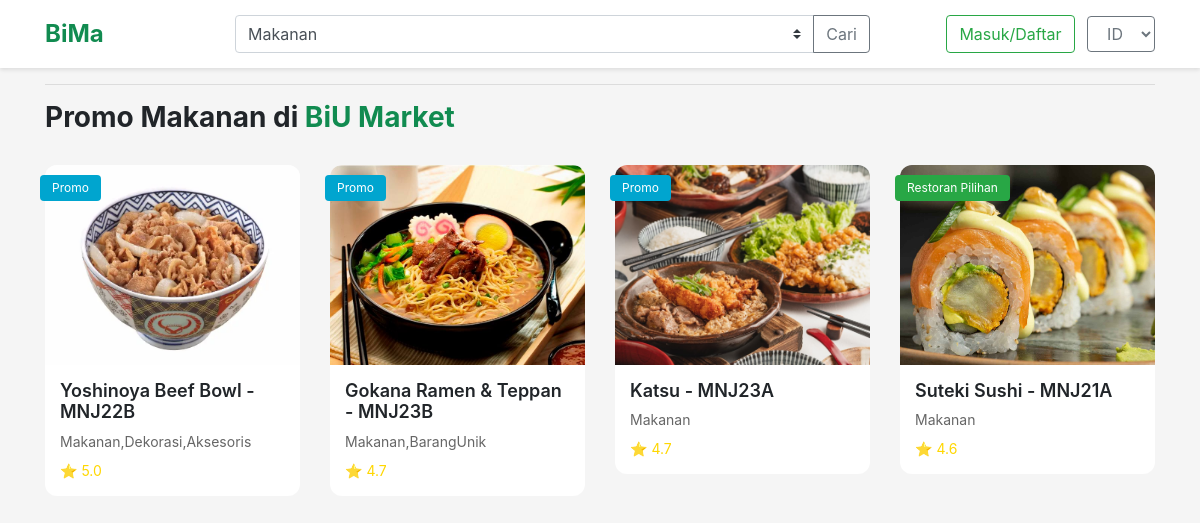
Page /dashboard.php on the committed database.
### tables this page shows
CREATE TABLE `restaurants` (
  `id` int(11) NOT NULL,
  `name` varchar(255) NOT NULL,
  `image_url` varchar(255) DEFAULT NULL,
  `address` text DEFAULT NULL,
  `latitude` decimal(10,8) DEFAULT NULL,
  `longitude` decimal(11,8) DEFAULT NULL,
  `rating` decimal(2,1) DEFAULT NULL,
  `delivery_time` int(11) DEFAULT NULL,
  `distance` decimal(3,1) DEFAULT NULL,
  `is_active` tinyint(1) DEFAULT 1,
  `featured` tinyint(1) DEFAULT 0,
  `created_at` timestamp NOT NULL DEFAULT current_timestamp(),
  `updated_at` timestamp NOT NULL DEFAULT current_timestamp() ON UPDATE current_timestamp()
);

### dashboard.php (the view, shortened to what this page needs)
<!DOCTYPE html>
<html lang="en">
<head>
    <link rel="stylesheet" href="https://maxcdn.bootstrapcdn.com/bootstrap/4.5.2/css/bootstrap.min.css">
</head>
<body>
    <header class="top-header">
        <div class="container">
            <div class="row align-items-center">
                <div class="col-md-2">
                    <a href="#" class="logo">BiMa</a>
                </div>
                <div class="col-md-7">
                <div class="input-group">
                    <select class="custom-select" id="inputGroupSelect04">
                        <option selected>Makanan</option>
                    </select>
                    <div class="input-group-append">
                        <button class="btn btn-outline-secondary" type="button">Cari</button>
                    </div>
                    </div>
                </div>
                <div class="col-md-3 text-right">
                    <a href="log.php" class="btn btn-outline-success mr-2" role="button">Masuk/Daftar</a>
                    <select class="btn btn-outline-secondary">
                        <option>ID</option>
                    </select>
                </div>
            </div>
        </div>
    </header>
    <div class="container"><hr>
        <h1 class="page-title">Promo Makanan di <span style="color: var(--bima-green);">BiU Market</span></h1>
        <div class="row">
            <?php
            include "koneksi.php";
            $sql = "SELECT r.*,
                           GROUP_CONCAT(c.category_name) as categories,
                           COUNT(p.id) as promo_count
                    FROM restaurants r
                    LEFT JOIN restaurant_categories rc ON r.id = rc.restaurant_id
                    LEFT JOIN categories c ON rc.category_id = c.id
                    LEFT JOIN promotions p ON r.id = p.restaurant_id
                    WHERE r.is_active = 1
                    GROUP BY r.id
                    ORDER BY r.featured DESC, r.rating DESC";
            $result = mysqli_query($koneksi, $sql);
            while ($row = mysqli_fetch_assoc($result)) {
                ?>
                <div class="col-md-3">
                    <a href="#" class="restaurant-card">
                        <?php if ($row['promo_count'] > 0) { ?>
                            <div class="promo-badge">Promo</div>
                        <?php } elseif ($row['featured']) { ?>
                            <div class="featured-badge">Restoran Pilihan</div>
                        <?php } ?>
                        <img src="<?php echo htmlspecialchars($row['image_url']); ?>"
                             alt="<?php echo htmlspecialchars($row['name']); ?>"
                             class="restaurant-image">
                        <div class="restaurant-info">
                            <h3 class="restaurant-name"><?php echo htmlspecialchars($row['name']); ?></h3>
                            <div class="restaurant-tags"><?php echo htmlspecialchars($row['categories']); ?></div>
                            <div class="restaurant-meta">
                                <span class="rating">⭐ <?php echo number_format($row['rating'], 1); ?></span>
                            </div>
                        </div>
                    </a>
                </div>
                <?php
            }
            ?>
        </div>
    </div>
</body>
</html>

### dashboard.php (style rules this page uses)
:root { --bima-green: #118B50; }
body { font-family: -apple-system, BlinkMacSystemFont, 'Segoe UI', Roboto, Oxygen, Ubuntu, Cantarell, sans-serif; background-color: #f5f5f5; }
.top-header { background: white; padding: 15px 0; box-shadow: 0 2px 4px rgba(0,0,0,0.1); }
.logo { color: var(--bima-green); font-size: 24px; font-weight: bold; text-decoration: none; }
.page-title { font-size: 28px; font-weight: bold; margin-bottom: 30px; }
.restaurant-card { background: white; border-radius: 12px; overflow: hidden; margin-bottom: 30px; transition: transform 0.2s; text-decoration: none; color: inherit; display: block; }
.restaurant-image { width: 100%; height: 200px; object-fit: cover; }
.restaurant-info { padding: 15px; }
.restaurant-name { font-size: 18px; font-weight: 600; margin-bottom: 8px; }
.restaurant-tags { color: #666; font-size: 14px; margin-bottom: 8px; }
.restaurant-meta { display: flex; align-items: center; color: #666; font-size: 14px; }
.rating { color: #ffd700; margin-right: 15px; }
.promo-badge { position: absolute; top: 10px; left: 10px; background: #00a5cf; color: white; padding: 4px 12px; border-radius: 4px; font-size: 12px; }
.featured-badge { position: absolute; top: 10px; left: 10px; background: #28a745; color: white; padding: 4px 12px; border-radius: 4px; font-size: 12px; }

### rows in the picture
restaurants: shows "Promo", image_url (picture), name "Yoshinoya Beef Bowl - MNJ22B", categories "Makanan,Dekorasi,Aksesoris", rating "5.0"
restaurants: shows "Promo", image_url (picture), name "Gokana Ramen & Teppan - MNJ23B", categories "Makanan,BarangUnik", rating "4.7"
restaurants: shows "Promo", image_url (picture), name "Katsu - MNJ23A", categories "Makanan", rating "4.7"
restaurants: featured "Restoran Pilihan", image_url (picture), name "Suteki Sushi - MNJ21A", categories "Makanan", rating "4.6"
